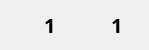
     <widget class="QWidget" name="horizontalLayoutWidget_14">
      <property name="geometry">
       <rect>
        <x>50</x>
        <y>0</y>
        <width>149</width>
        <height>42</height>
       </rect>
      </property>
      <layout class="QHBoxLayout" name="horizontalLayout_25">
       <item>
        <widget class="QLabel" name="label_52">
         <property name="styleSheet">
          <string notr="true">border-image: url(:/resources/images/resources--lumber.png) 0 0 0 0 stretch stretch;</string>
         </property>
         <property name="text">
          <string/>
         </property>
        </widget>
       </item>
       <item>
        <widget class="QLabel" name="label_53">
         <property name="font">
          <font>
           <family>Sahadeva</family>
           <pointsize>15</pointsize>
           <weight>75</weight>
           <bold>true</bold>
          </font>
         </property>
         <property name="text">
          <string>1</string>
         </property>
        </widget>
       </item>
       <item>
        <widget class="QLabel" name="label_54">
         <property name="styleSheet">
          <string notr="true">border-image: url(:/resources/images/resources--brick.png) 0 0 0 0 stretch stretch;</string>
         </property>
         <property name="text">
          <string/>
         </property>
        </widget>
       </item>
       <item>
        <widget class="QLabel" name="label_55">
         <property name="font">
          <font>
           <family>Sahadeva</family>
           <pointsize>15</pointsize>
           <weight>75</weight>
           <bold>true</bold>
          </font>
         </property>
         <property name="text">
          <string>1</string>
         </property>
        </widget>
       </item>
      </layout>
     </widget>
